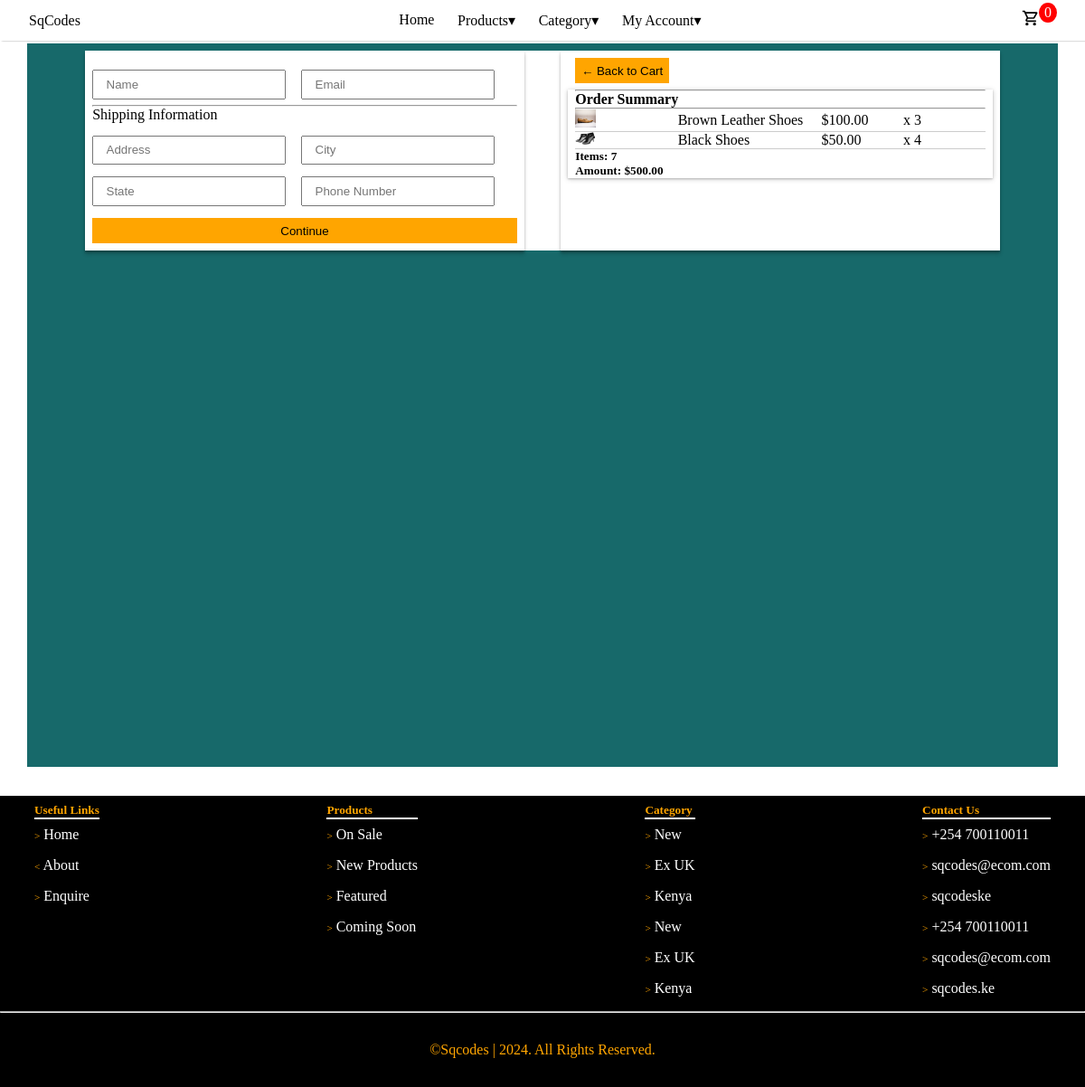
Screenshot of /checkout/ (signed in) with the database file from the repository.
### store/models.py (models this page shows, shortened)
class OrderItem(models.Model):
    product = models.ForeignKey(Product, on_delete=models.SET_NULL, blank=True, null=True)
    Order = models.ForeignKey(Order, on_delete=models.SET_NULL, blank=True, null=True)
    quantity = models.IntegerField(default=1)
    date = models.DateField(default=datetime.datetime.today)
    @property
    def get_total(self):
        total = self.product.price * self.quantity
        return total

class Product(models.Model):
    name = models.CharField(max_length=255)
    price = models.DecimalField(default=0, max_digits=9, decimal_places=2)
    category = models.ForeignKey(Category, on_delete=models.CASCADE, default=1)
    description = models.TextField(null=True, blank=True)
    image = models.ImageField(upload_to='uploads/products/')
    is_sale = models.BooleanField(default=False)
    sale_price = models.DecimalField(default=0, decimal_places=2, max_digits=8, null=True, blank=True)
    in_stock = models.BooleanField(default=True)
    stock_quantity = models.IntegerField(default=1)
    discount = models.DecimalField(default=0, max_digits=9, decimal_places=2, null=True, blank=True)
    percentage_discount = models.DecimalField(default=0, max_digits=5, decimal_places=0, null=True, blank=True)
    is_new = models.BooleanField(default=False)
    is_featured = models.BooleanField(default=False)
    @property
    def imageURL(self):
        try:
            url = self.image.url
        except:
            url = ''
        return url

class Order(models.Model):
    customer = models.ForeignKey(Customer, on_delete=models.SET_NULL, blank=True, null=True)
    date = models.DateField(default=datetime.datetime.today)
    status = models.BooleanField(default=False)
    transaction_id = models.CharField(max_length=200, null=True)
    @property
    def get_cart_total(self):
        orderitems = self.orderitem_set.all()
        total = sum([item.get_total for item in orderitems])
        return total
    @property
    def get_cart_items(self):
        orderitems = self.orderitem_set.all()
        total = sum([item.quantity for item in orderitems])
        return total

### cart/views.py (the view)
# urls.py: path('checkout/', views.checkout, name='checkout'),
def checkout(request):
    if request.user.is_authenticated:
        customer = request.user.customer
        order, created = Order.objects.get_or_create(customer=customer, status=False)
        items = order.orderitem_set.all()
    else:
        items = []
        order = {'get_cart_total': 0, 'get_cart_items': 0}
    context = {
        'items': items,
        'order': order,
    }
    return render(request, 'cart/checkout.html', context)

### cart/templates/cart/checkout.html (shortened to what this page needs)
{% extends 'store/base.html' %}
{% load static %}
{% block content %}
    <div class="container">
        <div class="checkout-container">
            <div class="customer-information">
                <div class="user-information">
                    <form action="">
                        <input type="text" placeholder="Name" name="name">
                        <input type="email" placeholder="Email" name="email">
                    </form>
                </div>
                <div class="shipping-information">
                    <hr>
                    <p>Shipping Information</p>
                    <form action="">
                        <input type="text" placeholder="Address">
                        <input type="text" placeholder="City">
                        <input type="text" placeholder="State">
                        <input type="text" placeholder="Phone Number">
                        <input type="submit" value="Continue">
                    </form>
                </div>
            </div>
            <div class="order-summary">
                <div class="back-to-cart">
                    <a href="{% url 'cart' %}"><button>&larr; Back to Cart</button></a>
                </div>
                <div class="cart-elements-container">
                    <hr>
                    <h4>Order Summary</h4>
                    <hr>
                    {% for item in items %}
                    <div class="cart-element">
                        <div class="checkout-cart-item-image"><img src="{{item.product.imageURL}}" alt="" width="20%"></div>
                        <div class="checkout-cart-item-name">{{item.product.name}}</div>
                        <div class="checkout-cart-item-price">${{item.product.price}}</div>
                        <div class="checkout-cart-item-quantity">x {{item.quantity}}</div>
                    </div>
                    {% endfor %}
                    <h5>Items: {{order.get_cart_items}}</h5>
                    <h5>Amount: ${{order.get_cart_total}}</h5>
                </div>
            </div>
        </div>
    </div>
{% endblock content %}

### static/css/main.css (style rules this page uses)
* { padding: 0; margin: 0; box-sizing: border-box; }
:root { --main-color: orange; --white-color: white; --black-color: black; --grey-color: #c9d1d1; }
html { font-size: 16px; }
body { min-height: 100vh; width: 100%; }
a { text-decoration: none; }
button { cursor: pointer; }
.container { min-height: 100vh; background-color: #17696a; width: 95%; margin: 3em auto; margin-bottom: 2em; padding: .5em; }

### static/css/login.css (style rules this page uses)
.authenticate input[type=text], input[type=password], input[type=email] { width: 100%; padding: .5em .6em; margin: .5em 0; display: inline-block; border: 1px splid #c1c1c1; box-sizing: border-box; }

### static/css/cart.css (style rules this page uses)
.cart-elements-container { box-shadow: 0 1px 2px 0 rgba(0, 0, 0, 0.2), 0 1px 6px 0 rgba(0, 0, 0, 0.2); padding: 0 .5em; }
.cart-element-header, .cart-element { display: flex; justify-content: center; flex-wrap: wrap; align-items: center; }
.cart-element { border-bottom: 1px solid rgba(0, 0, 0, 0.2); }

### static/css/checkout.css (style rules this page uses)
.checkout-container { display: flex; width: 90%; margin: 0 auto; justify-content: space-between; background-color: white; }
.customer-information, .order-summary { width: 48%; box-shadow: 0 4px 4px 0 rgba(0, 0, 0, 0.2), 0 2px 2px 0 rgba(0, 0, 0, 0.2); padding: .5em; }
.user-information { gap: 2em; }
.customer-information input { width: 45.5%; padding: .5em 1em; margin-top: 1em; margin-right: 1em; }
.customer-information input[type='submit'] { width: 100%; background-color: orange; outline: none; border: none; cursor: pointer; }
.back-to-cart { margin-left: .5em; }
.checkout-container button { padding: .5em; margin-bottom: .5em; background-color: orange; border: none; cursor: pointer; }
.checkout-cart-item-image, .checkout-cart-item-name { flex: 25%; }
.checkout-cart-item-name { flex: 35%; }
.checkout-cart-item-price, .checkout-cart-item-quantity { flex: 20%; }

### rows the page displays
OrderItem: product.imageURL (picture), product.name "Brown Leather Shoes", product.price "100.00", quantity "3"
OrderItem: product.imageURL (picture), product.name "Black Shoes", product.price "50.00", quantity "4"
Order: get_cart_items "7", get_cart_total "500.00"
